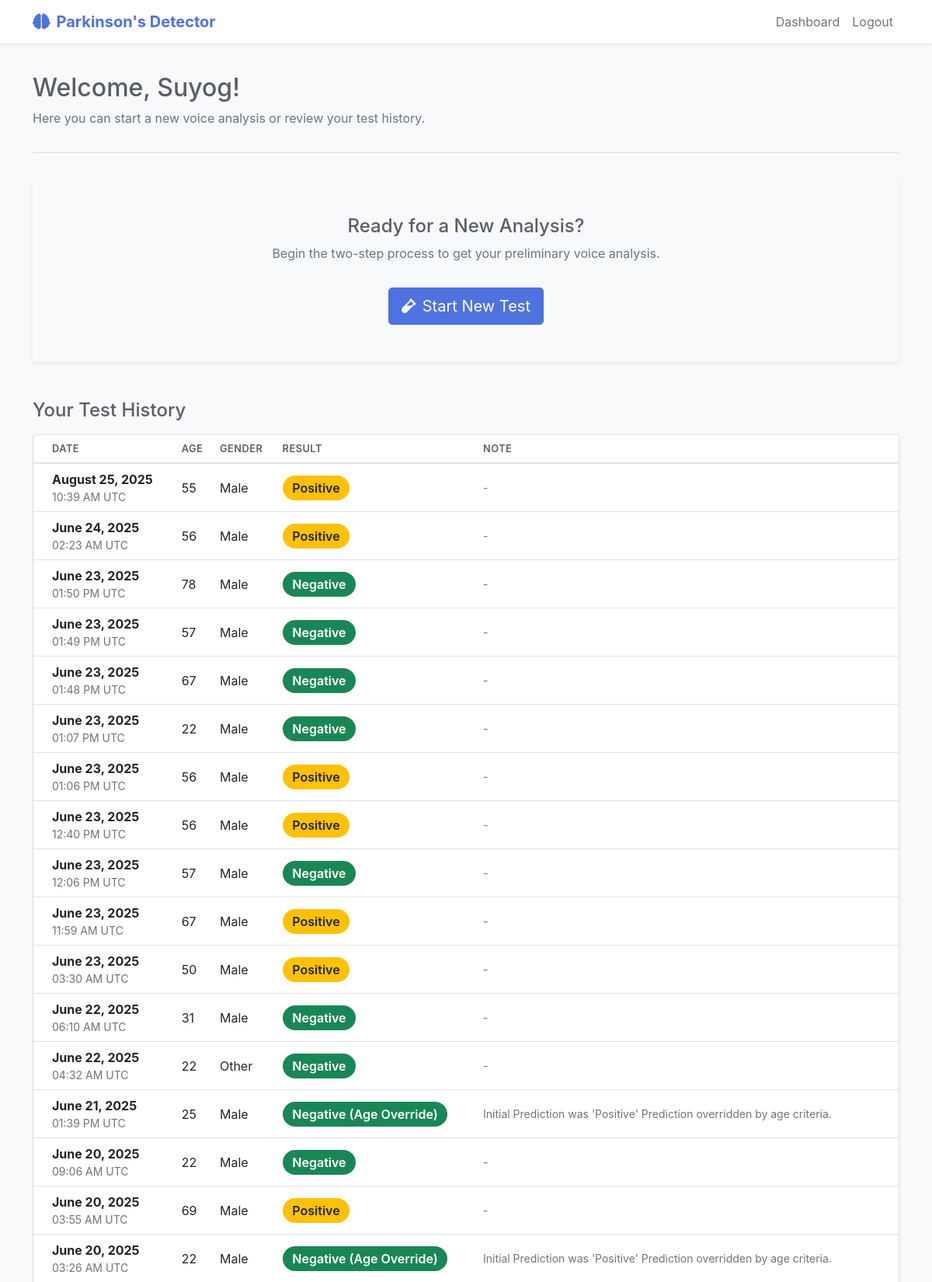
Page /dashboard (signed in, upper part) on the committed database.
### app/models.py (models this page shows, shortened)
class User(UserMixin, db.Model):
    id = db.Column(db.Integer, primary_key=True)
    username = db.Column(db.String(64), index=True, unique=True)
    email = db.Column(db.String(120), index=True, unique=True)
    password_hash = db.Column(db.String(128))
    is_admin = db.Column(db.Boolean, default=False)
    reports = db.relationship('Report', backref='author', lazy='dynamic')

class Report(db.Model):
    id = db.Column(db.Integer, primary_key=True)
    age = db.Column(db.Integer, nullable=False)
    gender = db.Column(db.String(10), nullable=False)
    symptoms = db.Column(db.Text)
    cnn_prediction = db.Column(db.Float)
    cnn_result = db.Column(db.String(20)) # 'Positive' or 'Negative'
    final_result = db.Column(db.String(20)) # Result after considering age
    timestamp = db.Column(db.DateTime, index=True, default=datetime.utcnow)
    user_id = db.Column(db.Integer, db.ForeignKey('user.id'))

### app/routes.py (the view)
@bp.route('/dashboard')
@login_required
def dashboard():
    reports = Report.query.filter_by(user_id=current_user.id).order_by(Report.timestamp.desc()).all()
    return render_template('dashboard.html', title='Dashboard', reports=reports)

### app/models.py (called while the page is built)
@login.user_loader
def load_user(id):
    return User.query.get(int(id))

### app/templates/dashboard.html (shortened to what this page needs)
{% extends "base.html" %} {% block title %}Your Dashboard{% endblock %} {% block
content %}
<div class="container py-4">
  <div class="dashboard-header">
    <h1 class="h2">Welcome, {{ current_user.username }}!</h1>
    <p class="text-muted">
      Here you can start a new voice analysis or review your test history.
    </p>
  </div>
  <div class="card text-center border-0 shadow-sm mb-5 bg-light">
    <div class="card-body p-5">
      <h3 class="card-title h4">Ready for a New Analysis?</h3>
      <p class="card-text text-secondary">
        Begin the two-step process to get your preliminary voice analysis.
      </p>
      <a
        href="{{ url_for('main.new_test') }}"
        class="btn btn-primary btn-lg mt-3"
      >
        <i class="fas fa-vial me-2"></i>Start New Test
      </a>
    </div>
  </div>
  <h3 class="h4 mb-3">Your Test History</h3>
  <div class="card shadow-sm">
    <div class="card-body p-0">
       {% if reports %}
      <div class="table-responsive">
        <table class="table table-hover align-middle mb-0">
          <thead>
            <tr>
              <th
                scope="col"
                class="ps-4"
              >
                Date
              </th>
              <th scope="col">Age</th>
              <th scope="col">Gender</th>
              <th scope="col">Result</th>
              <th
                scope="col"
                class="pe-4"
              >
                Note
              </th>
            </tr>
          </thead>
          <tbody>
            {% for report in reports %}
            <tr>
              <td class="ps-4">
                <div class="fw-bold">
                  {{ report.timestamp.strftime('%B %d, %Y') }}
                </div>
                <div class="small text-muted">
                  {{ report.timestamp.strftime('%I:%M %p') }} UTC
                </div>
              </td>
              <td>{{ report.age }}</td>
              <td>{{ report.gender }}</td>
              <td>
                <span
                  class="badge fs-6 rounded-pill {% if 'Positive' in report.final_result %} bg-warning text-dark{% elif 'Negative' in report.final_result %}bg-success{% else %}bg-secondary{% endif %}"
                >
                  {{ report.final_result }}
                </span>
              </td>
              <td class="text-muted small pe-4">
                {% if 'Override' in report.final_result %} Initial Prediction
                was 'Positive' Prediction overridden by age criteria. {% else %}
                - {% endif %}
              </td>
            </tr>
            {% endfor %}
          </tbody>
        </table>
      </div>
      {% else %}
      <div class="text-center p-5">
        <p class="text-muted">
          You have no past reports. Click "Start New Test" to begin.
        </p>
      </div>
      {% endif %}
    </div>
  </div>
</div>
{% endblock %}

### app/static/css/style.css (style rules this page uses)
:root { --primary-color: #4e73df; --primary-hover: #2e59d9; --light-gray: #f8f9fa; --medium-gray: #e9ecef; --dark-gray: #5a5c69; --text-color: #343a40; }
body { background-color: var(--light-gray); color: var(--text-color); font-family: -apple-system, BlinkMacSystemFont, "Segoe UI", Roboto, "Helvetica Neue", Arial, sans-serif; }
h1, h2, h3, h4, h5, h6 { font-weight: 600; color: var(--dark-gray); }
.btn-primary { background-color: var(--primary-color); border-color: var(--primary-color); }
body { padding-top: 70px; }
.dashboard-header { border-bottom: 1px solid #dee2e6; padding-bottom: 1rem; margin-bottom: 2rem; }
.table thead th { font-weight: 600; color: var(--dark-gray); text-transform: uppercase; font-size: 0.8rem; letter-spacing: 0.5px; border-bottom-width: 2px; }
.table .badge { padding: 0.5em 0.8em; font-weight: 600; font-size: 0.85rem; }

### rows in the picture
User: username "Suyog"
Report: timestamp "August 25, 2025", timestamp "10:39 AM", age "55", gender "Male", final_result "Positive"
Report: timestamp "June 24, 2025", timestamp "02:23 AM", age "56", gender "Male", final_result "Positive"
Report: timestamp "June 23, 2025", timestamp "01:50 PM", age "78", gender "Male", final_result "Negative"
Report: timestamp "June 23, 2025", timestamp "01:49 PM", age "57", gender "Male", final_result "Negative"
Report: timestamp "June 23, 2025", timestamp "01:48 PM", age "67", gender "Male", final_result "Negative"
Report: timestamp "June 23, 2025", timestamp "01:07 PM", age "22", gender "Male", final_result "Negative"
Report: timestamp "June 23, 2025", timestamp "01:06 PM", age "56", gender "Male", final_result "Positive"
Report: timestamp "June 23, 2025", timestamp "12:40 PM", age "56", gender "Male", final_result "Positive"
Report: timestamp "June 23, 2025", timestamp "12:06 PM", age "57", gender "Male", final_result "Negative"
Report: timestamp "June 23, 2025", timestamp "11:59 AM", age "67", gender "Male", final_result "Positive"
Report: timestamp "June 23, 2025", timestamp "03:30 AM", age "50", gender "Male", final_result "Positive"
Report: timestamp "June 22, 2025", timestamp "06:10 AM", age "31", gender "Male", final_result "Negative"
Report: timestamp "June 22, 2025", timestamp "04:32 AM", age "22", gender "Other", final_result "Negative"
Report: timestamp "June 21, 2025", timestamp "01:39 PM", age "25", gender "Male", final_result "Negative (Age Override)", shows "Initial Prediction was 'Positive' Prediction overridden by age criteria."
Report: timestamp "June 20, 2025", timestamp "09:06 AM", age "22", gender "Male", final_result "Negative"
Report: timestamp "June 20, 2025", timestamp "03:55 AM", age "69", gender "Male", final_result "Positive"
Report: timestamp "June 20, 2025", timestamp "03:26 AM", age "22", gender "Male", final_result "Negative (Age Override)", shows "Initial Prediction was 'Positive' Prediction overridden by age criteria."
